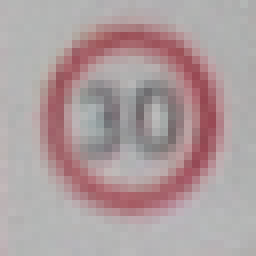
#> input picture my_test_images/test_image_1.png, 32 x 32 px (shown 8 times larger); its folder holds 4 pictures in this run
$ jupyter execute --allow-errors Traffic_Sign_Classifier.ipynb   (shell and % lines are left out)
#> lines starting #> are read from the running program, lines starting #| are printed output that depends on the picture
# Self-Driving Car Engineer Nanodegree

## Deep Learning

## Project: Build a Traffic Sign Recognition Classifier

In this notebook, a template is provided for you to implement your functionality in stages, which is required to successfully complete this project. If additional code is required that cannot be included in the notebook, be sure that the Python code is successfully imported and included in your submission if necessary.

> **Note**: Once you have completed all of the code implementations, you need to finalize your work by exporting the iPython Notebook as an HTML document. Before exporting the notebook to html, all of the code cells need to have been run so that reviewers can see the final implementation and output. You can then export the notebook by using the menu above and navigating to  \n",
    "**File -> Download as -> HTML (.html)**. Include the finished document along with this notebook as your submission.

In addition to implementing code, there is a writeup to complete. The writeup should be completed in a separate file, which can be either a markdown file or a pdf document. There is a [write up template](https://github.com/udacity/CarND-Traffic-Sign-Classifier-Project/blob/master/writeup_template.md) that can be used to guide the writing process. Completing the code template and writeup template will cover all of the [rubric points](https://review.udacity.com/#!/rubrics/481/view) for this project.

The [rubric](https://review.udacity.com/#!/rubrics/481/view) contains "Stand Out Suggestions" for enhancing the project beyond the minimum requirements. The stand out suggestions are optional. If you decide to pursue the "stand out suggestions", you can include the code in this Ipython notebook and also discuss the results in the writeup file.

>**Note:** Code and Markdown cells can be executed using the **Shift + Enter** keyboard shortcut. In addition, Markdown cells can be edited by typically double-clicking the cell to enter edit mode.

---
## Step 0: Load The Data

[cell 1]
# Load pickled data
import pickle

training_file = "./train.p"
testing_file = "./test.p"

validation_file= "./valid.p"


#> (the rest of this cell did not finish here and is left out)

---

## Step 1: Dataset Summary & Exploration

The pickled data is a dictionary with 4 key/value pairs:

- `'features'` is a 4D array containing raw pixel data of the traffic sign images, (num examples, width, height, channels).
- `'labels'` is a 1D array containing the label/class id of the traffic sign. The file `signnames.csv` contains id -> name mappings for each id.
- `'sizes'` is a list containing tuples, (width, height) representing the the original width and height the image.
- `'coords'` is a list containing tuples, (x1, y1, x2, y2) representing coordinates of a bounding box around the sign in the image. **THESE COORDINATES ASSUME THE ORIGINAL IMAGE. THE PICKLED DATA CONTAINS RESIZED VERSIONS (32 by 32) OF THESE IMAGES**

Complete the basic data summary below. Use python, numpy and/or pandas methods to calculate the data summary rather than hard coding the results. For example, the [pandas shape method](http://pandas.pydata.org/pandas-docs/stable/generated/pandas.DataFrame.shape.html) might be useful for calculating some of the summary results.

### Provide a Basic Summary of the Data Set Using Python, Numpy and/or Pandas

[cell 2]
import numpy as np

#> (the rest of this cell did not finish here and is left out)

### Include an exploratory visualization of the dataset

Visualize the German Traffic Signs Dataset using the pickled file(s). This is open ended, suggestions include: plotting traffic sign images, plotting the count of each sign, etc.

The [Matplotlib](http://matplotlib.org/) [examples](http://matplotlib.org/examples/index.html) and [gallery](http://matplotlib.org/gallery.html) pages are a great resource for doing visualizations in Python.

**NOTE:** It's recommended you start with something simple first. If you wish to do more, come back to it after you've completed the rest of the sections.

[cell 3]
import matplotlib.pyplot as plt
import pandas as pd
import random

# Visualizations will be shown in the notebook.

#> (the rest of this cell did not finish here and is left out)

#> (a cell that did not finish here is left out)

----

## Step 2: Design and Test a Model Architecture

Design and implement a deep learning model that learns to recognize traffic signs. Train and test your model on the [German Traffic Sign Dataset](http://benchmark.ini.rub.de/?section=gtsrb&subsection=dataset).

There are various aspects to consider when thinking about this problem:

- Neural network architecture
- Play around preprocessing techniques (normalization, rgb to grayscale, etc)
- Number of examples per label (some have more than others).
- Generate fake data.

Here is an example of a [published baseline model on this problem](http://yann.lecun.com/exdb/publis/pdf/sermanet-ijcnn-11.pdf). It's not required to be familiar with the approach used in the paper but, it's good practice to try to read papers like these.

**NOTE:** The LeNet-5 implementation shown in the [classroom](https://classroom.udacity.com/nanodegrees/nd013/parts/fbf77062-5703-404e-b60c-95b78b2f3f9e/modules/6df7ae49-c61c-4bb2-a23e-6527e69209ec/lessons/601ae704-1035-4287-8b11-e2c2716217ad/concepts/d4aca031-508f-4e0b-b493-e7b706120f81) at the end of the CNN lesson is a solid starting point. You'll have to change the number of classes and possibly the preprocessing, but aside from that it's plug and play!

### Pre-process the Data Set (normalization, grayscale, etc.)

Use the code cell (or multiple code cells, if necessary) to implement the first step of your project.

[cell 5]
#pre-process image
import cv2
import random

X_train_updated = []
y_train_updated = []

n_debug = 10
debug_images = []
debug_classes = []
#> (the rest of this cell did not finish here and is left out)

[cell 6]
#determine which classes need to be augmented and how many times
MIN_SAMPLES = 1000
augmentation_multiplier = []
#> (the rest of this cell did not finish here and is left out)

#> (a cell that did not finish here is left out)

#> (a cell that did not finish here is left out)

### Model Architecture

[cell 9]
#Start with basic LeNet Architecture from the Lessons lab

import tensorflow as tf
from tensorflow.contrib.layers import flatten

# [61 lines left out: function LeNet, not called in this run]

[cell 10]
#A Multi-Scale Conv Neural Net Architecture by Pierre Sermanet and Yann LeCun
#http://yann.lecun.com/exdb/publis/pdf/sermanet-ijcnn-11.pdf

import tensorflow as tf
from tensorflow.contrib.layers import flatten

# [69 lines left out: function MultiScaleConvNet, not called in this run]

### Train, Validate and Test the Model

#> (a cell that did not finish here is left out)

#> (a cell that did not finish here is left out)

A validation set can be used to assess how well the model is performing. A low accuracy on the training and validation
sets imply underfitting. A high accuracy on the test set but low accuracy on the validation set implies overfitting.

[cell 13]
### Train your model here.
### Calculate and report the accuracy on the training and validation set.
### Once a final model architecture is selected,
### the accuracy on the test set should be calculated and reported as well.
### Feel free to use as many code cells as needed.
import time
from sklearn.utils import shuffle

EPOCHS = 60
BATCH_SIZE = 128

#> (the rest of this cell did not finish here and is left out)

[cell 14]
#Evaluate the model accuracy on validation dataset
from sklearn.metrics import confusion_matrix

#> (the rest of this cell did not finish here and is left out)

---

## Step 3: Test a Model on New Images

To give yourself more insight into how your model is working, download at least five pictures of German traffic signs from the web and use your model to predict the traffic sign type.

You may find `signnames.csv` useful as it contains mappings from the class id (integer) to the actual sign name.

### Load and Output the Images

[cell 15]
#Load the test images
import glob
import matplotlib.image as mpimg


plt_figure, plt_axis = plt.subplots(1, 5, figsize=(5, 2))
plt_figure.subplots_adjust(hspace = 0.2)
plt_axis = plt_axis.flatten()
my_test = []

for i, file_name in enumerate(glob.glob('./my_test_images/*.png')):
    image = cv2.imread(file_name)
#> image is the input picture: shape (32, 32, 3); mean B, G, R 159.1, 157.5, 173.8
    image = cv2.cvtColor(image, cv2.COLOR_BGR2RGB)
    plt_axis[i].axis('off')
    plt_axis[i].imshow(image)
    my_test.append(image)
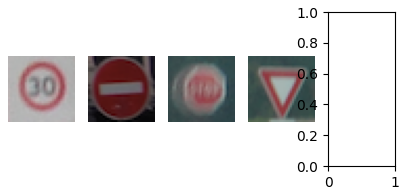
#> figure drawn by matplotlib, 4 panels

### Predict the Sign Type for Each Image

[cell 16]
#Pre-process (grayscale conversion, histogram equiv, normalization, reshape) the downloaded test images
X_my_test_updated = np.array([cv2.cvtColor(image, cv2.COLOR_RGB2GRAY) for image in my_test])
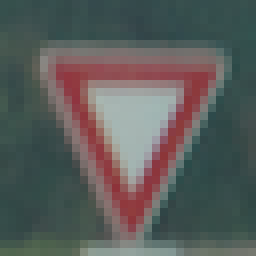
#> image: shape (32, 32, 3) (shown 8 times larger); mean R, G, B 90.1, 92.6, 90.6
#> (the rest of this cell did not finish here and is left out)
